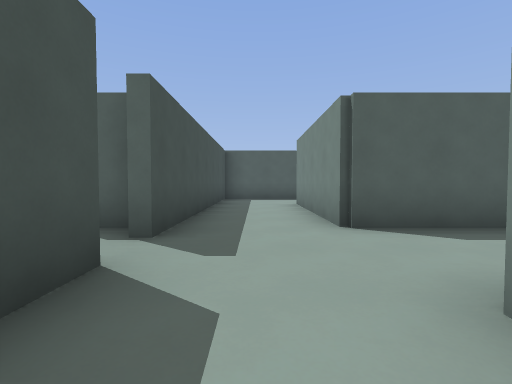
view 1 (above)

19 first-person views from a walk through a level from a Godot 3-D game. The camera is 1.2 m above the floor, tilts 2° down and sees 85° across. The floor is counted in squares, 2 m on a side. Each view is taken from the middle of a square. On the plan, view 1 faces up. The plan holds only what a view shows up to about 9 squares ahead; the rest is blank. Characters and animated objects are left out.

view 2
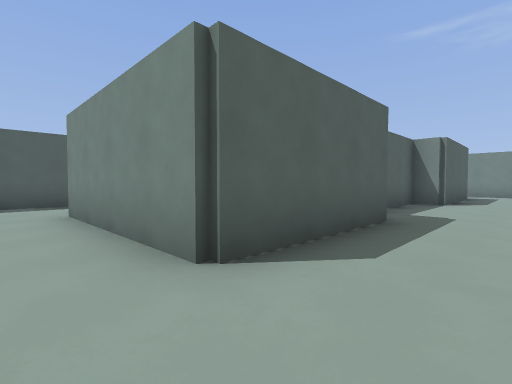

view 3
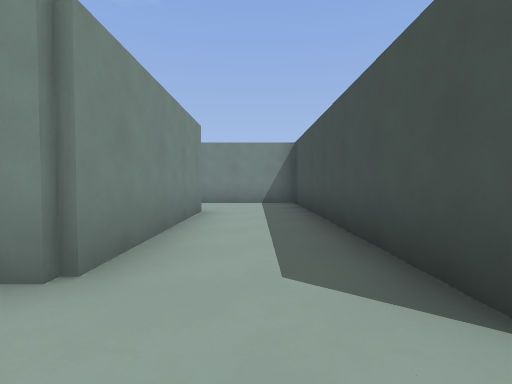

view 4
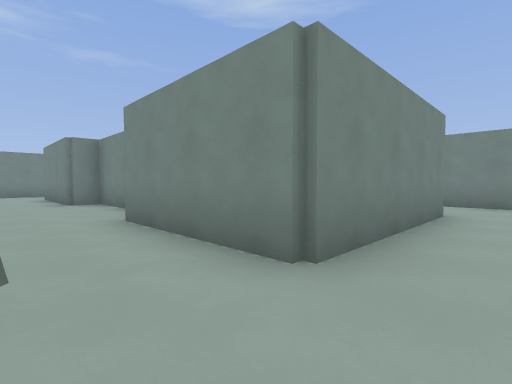

view 5
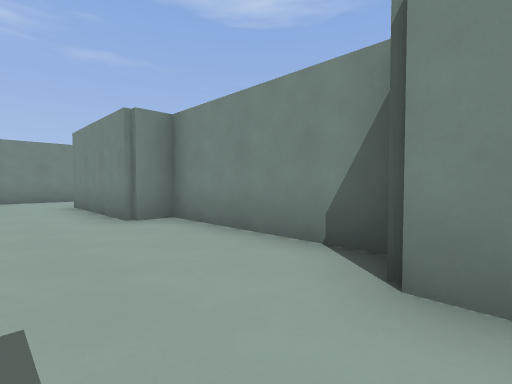

view 6
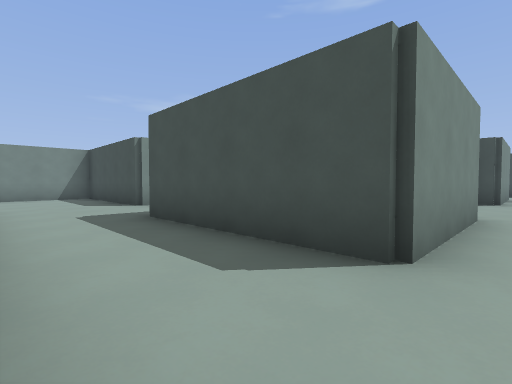

view 7
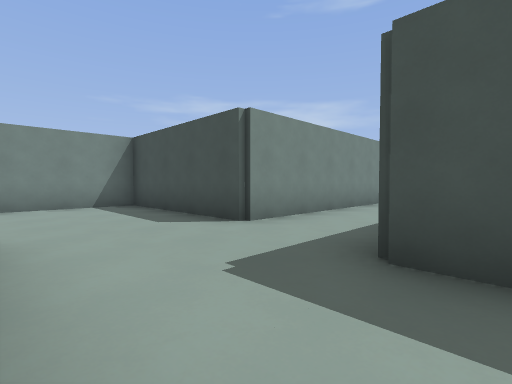

view 8
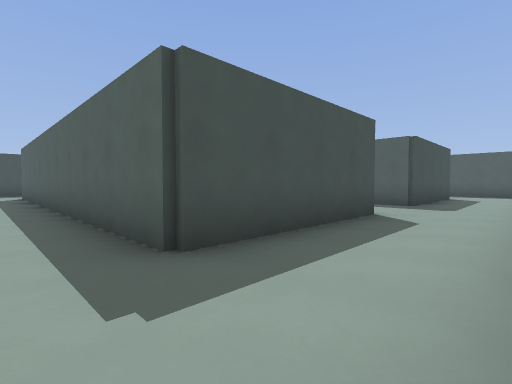

view 9
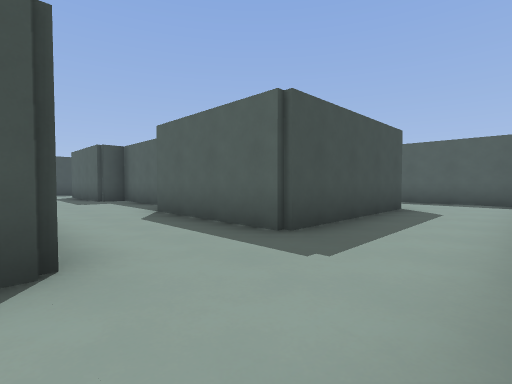

view 10
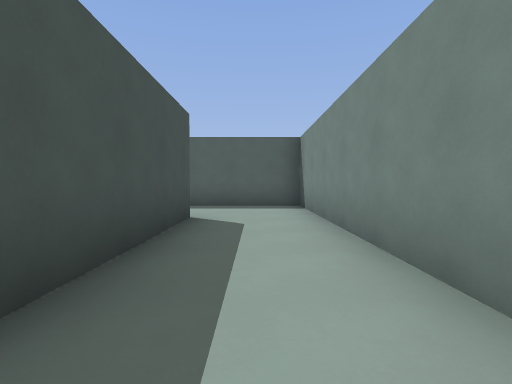

view 11
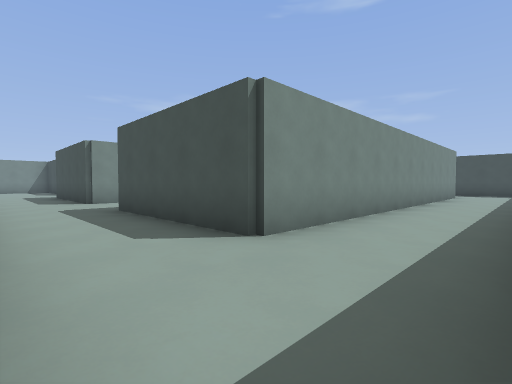

view 12
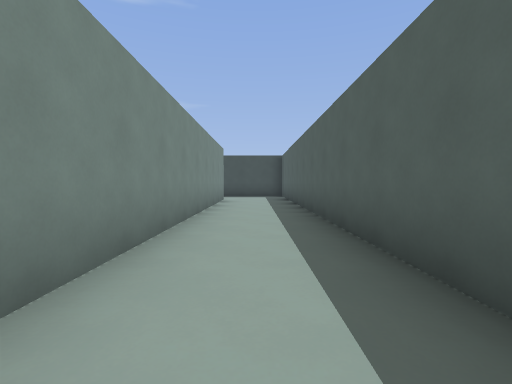

view 13
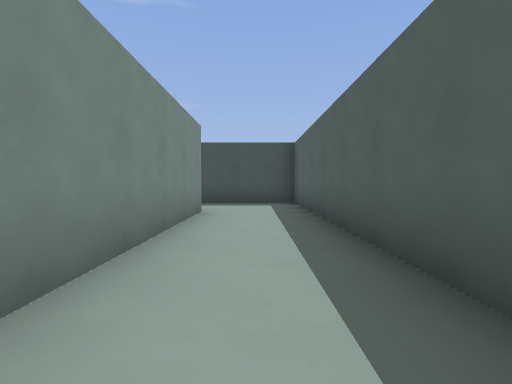

view 14
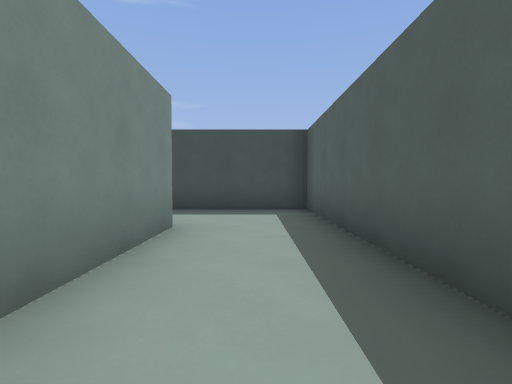

view 15
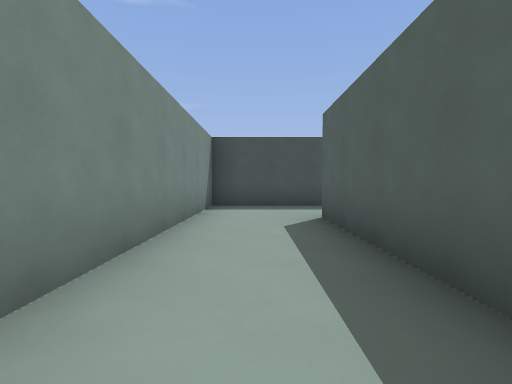

view 16
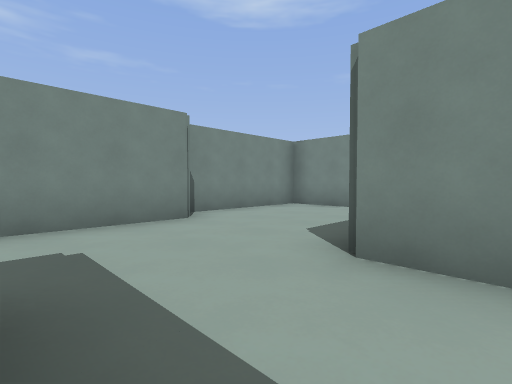

view 17
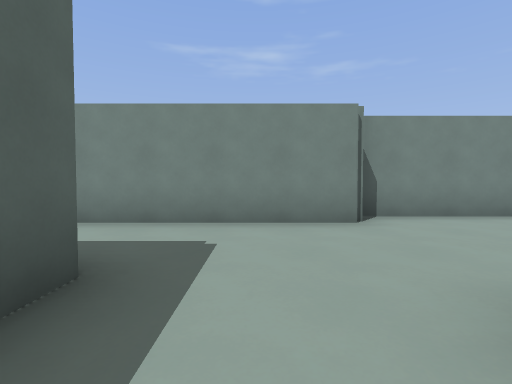

view 18
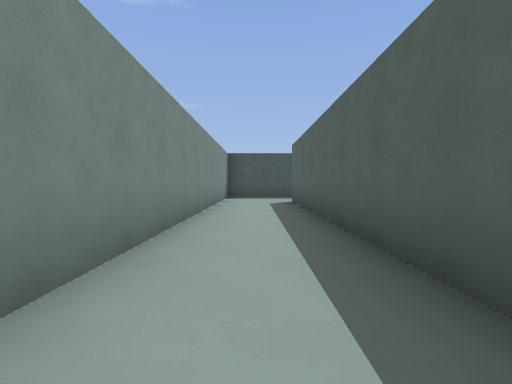

view 19
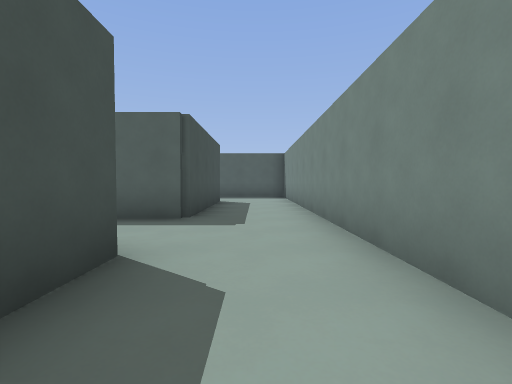

### Floor plan
Points are (right, up) in squares from view 1. A wall is a line through its corners. A room is listed if a view was taken in it or the views show most of it. See-through windows are left out.
Room 1 (views 1, 2, 3, 4, 5, 6, 7, 8, 9, 10, 11, 12, 13, 14, 15, 16, 17, 18, 19)
walls: (8.4, 3.6) (8.4, 4.4) (4.6, 4.4) (4.6, 3.6) (1.1, 3.6) (1.1, 7.9) (11.9, 7.9) (11.9, 3.6) (8.4, 3.6); (4.8, 0.6) (8.4, 0.6) (8.4, 1.4) (11.9, 1.4) (11.9, -2.9) (1.1, -2.9) (1.1, 1.4) (4.6, 1.4) (4.6, 0.9); (-1.1, 2) (-1.1, -5.1) (11.1, -5.1) (11.1, -9.4) (14.9, -9.4) (14.9, -5.8); (14.1, -5.6) (14.1, 10.1) (-1.1, 10.1) (-1.1, 3)

Where each view was taken, in squares from view 1:
view 1: 0 up, 0 right, facing up
view 2: 2 up, 0 right, facing up-right
view 3: 3 up, 0 right, facing down
view 4: 3 up, 0 right, facing down-right
view 5: 3 up, 4 right, facing down-right
view 6: 2 up, 14 right, facing down-left
view 7: 2 down, 14 right, facing down-left
view 8: 4 down, 14 right, facing up-left
view 9: 1 up, 14 right, facing up-left
view 10: 3 up, 13 right, facing up
view 11: 10 up, 14 right, facing down-left
view 12: 9 up, 11 right, facing left
view 13: 9 up, 7 right, facing left
view 14: 9 up, 5 right, facing left
view 15: 4 down, 6 right, facing left
view 16: 3 down, 10 right, facing down-right
view 17: 4 down, 10 right, facing right
view 18: 4 down, 10 right, facing left
view 19: 1 down, 13 right, facing up
